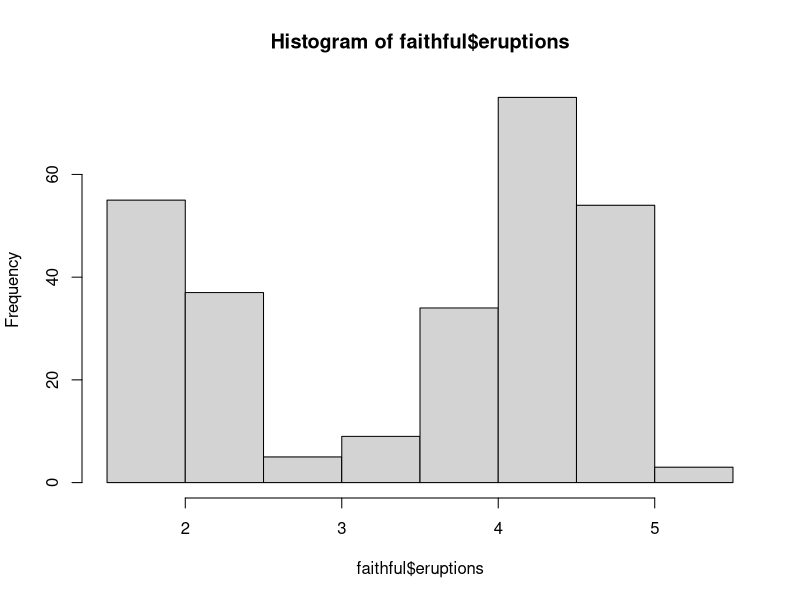

The R script that drew this image:
# Frequency Distribution

duration = faithful$eruptions 
range(duration)
breaks = seq(1.5, 5.5, by=0.5)# half-integer sequence 
breaks 
duration.cut = cut(duration, breaks, right=FALSE)
#left side not closed [1.5-2.0) ie 1.5 to 1.9999
#value of 2 will go into [2-2.5) interval
duration.cut
duration.freq = table(duration.cut)
duration.freq
cbind(duration.freq) 


# Relative Freq
duration.relfreq = duration.freq / nrow(faithful)
duration.relfreq

old = options(digits=1) 
duration.relfreq 
options(old) # restore
duration.relfreq 
cbind(duration.freq, duration.relfreq) 

# Cumulative freq
duration.cumfreq = cumsum(duration.freq)

#graphically-----
#using histogram
h = hist(faithful$eruptions)
h$breaks
h$counts
#compare with
cbind(duration.freq) 
h$mids


#right=T
duration.cut.R = cut(duration, breaks, right=T)
##value of 2 will go into (1.5-2] interval
duration.cut.R
duration.freq.R = table(duration.cut.R)
duration.freq.R
cbind(duration.freq.R) 
h$counts  #same

